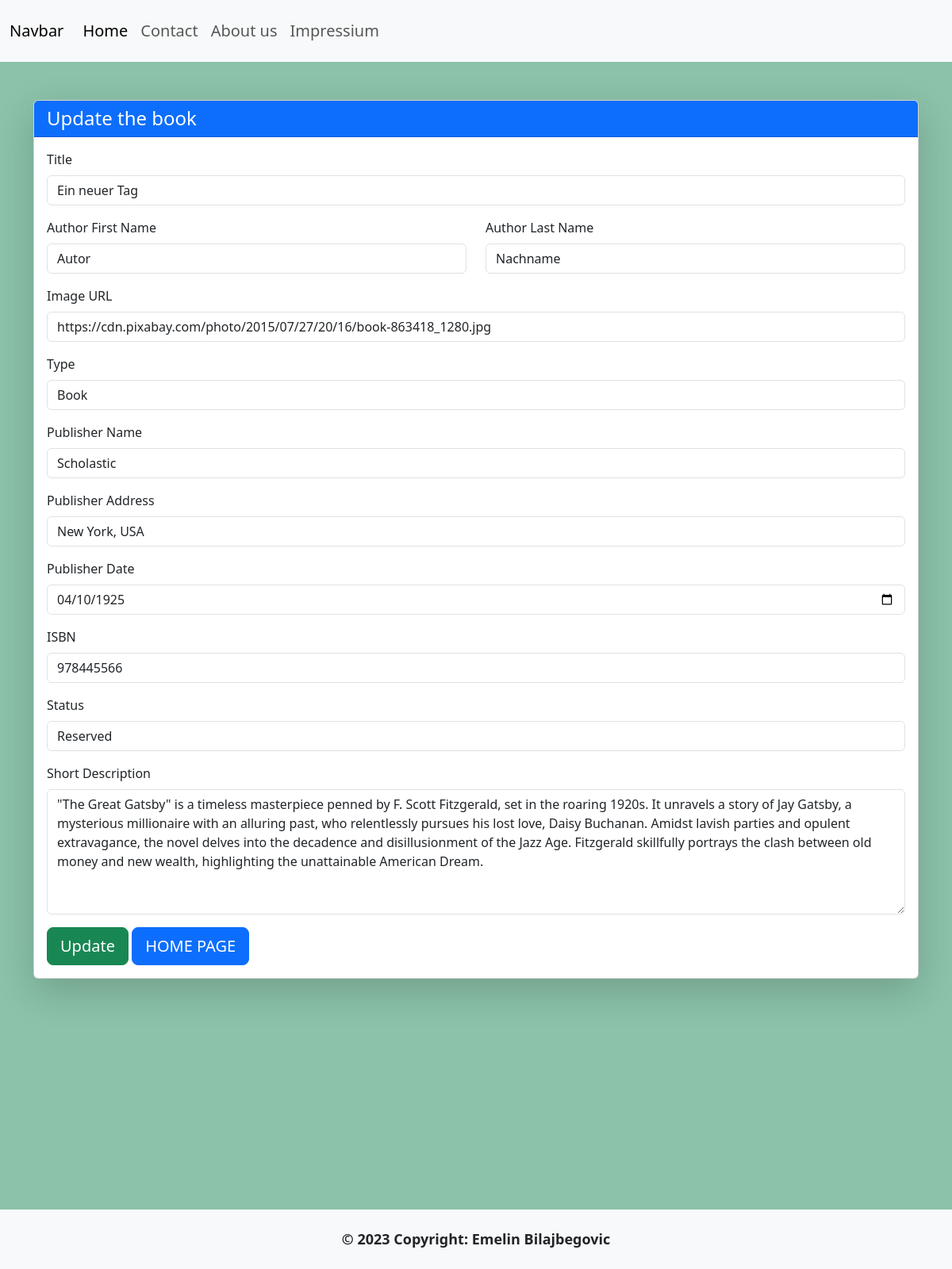
/update.php?id=2, run on an earlier commit of the app's database.
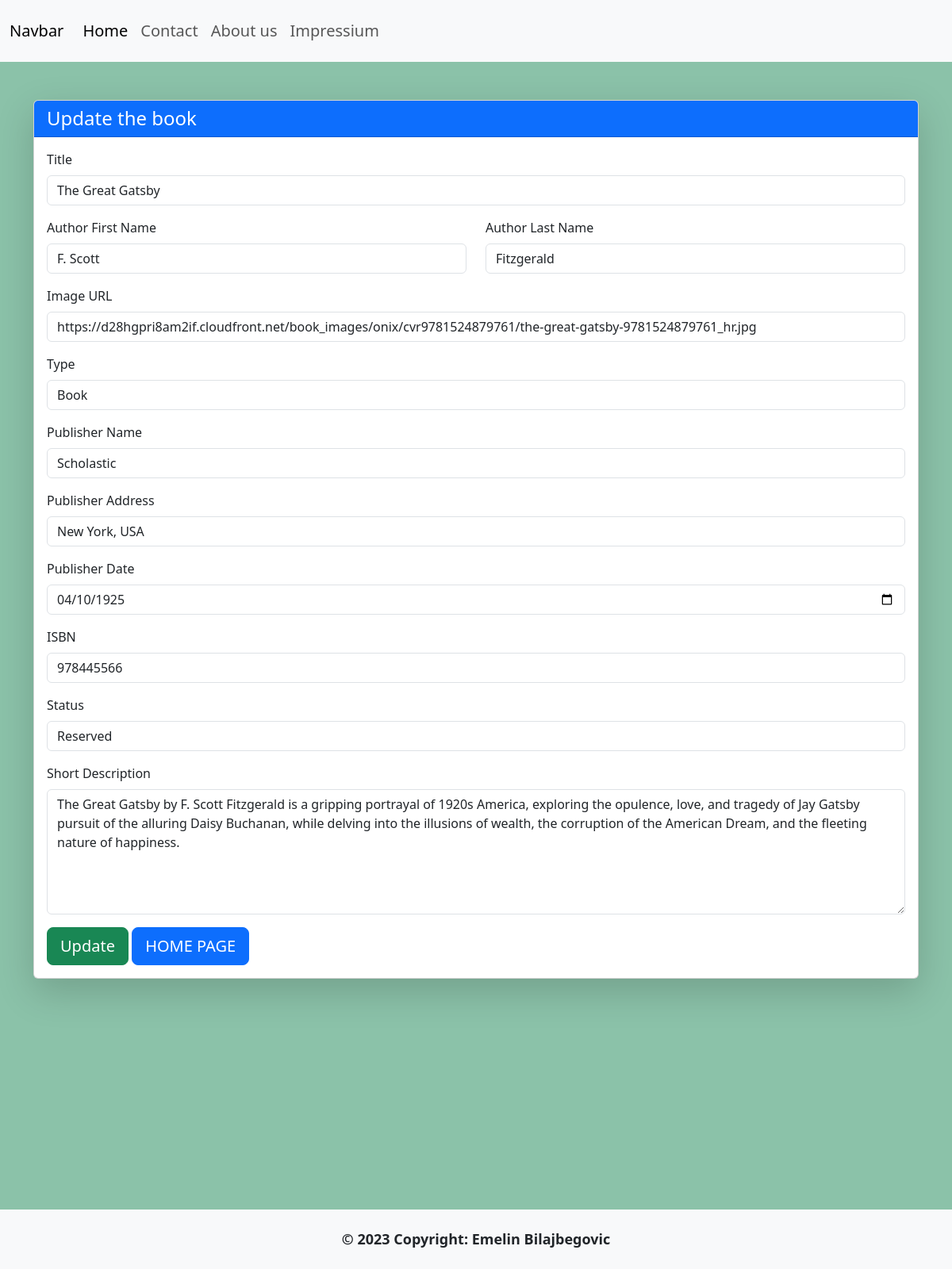
And on a later commit of the database.
### tables this page shows
CREATE TABLE `library` (
  `id` int(11) NOT NULL,
  `title` varchar(255) NOT NULL,
  `image` varchar(255) NOT NULL,
  `ISBN` int(15) NOT NULL,
  `short_description` varchar(700) DEFAULT NULL,
  `type` varchar(255) NOT NULL,
  `author_first_name` varchar(255) NOT NULL,
  `author_last_name` varchar(255) NOT NULL,
  `publisher_name` varchar(255) NOT NULL,
  `publisher_adress` varchar(255) NOT NULL,
  `publisher_date` date NOT NULL,
  `status` tinyint(1) NOT NULL
);

### update.php (the view, shortened to what this page needs)
<?php
require_once "db_connect.php";
$id = $_GET["id"];
$sql = "SELECT * FROM library WHERE id = $id ";
$result = mysqli_query($connect, $sql);
$row = mysqli_fetch_assoc($result);
?>
<!DOCTYPE html>
<html lang="en">
<head>
    <link href="https://cdn.jsdelivr.net/npm/bootstrap@5.3.0/dist/css/bootstrap.min.css" rel="stylesheet">
</head>
<body class="bg-success text-dark bg-opacity-50" style="height: 200vh">
    <nav class="navbar navbar-expand-lg bg-body-tertiary py-3">
        <div class="container-fluid">
            <a class="navbar-brand" href="#">Navbar</a>
            <div class="collapse navbar-collapse" id="navbarSupportedContent">
                <ul class="navbar-nav me-auto mb-2 mb-lg-0">
                    <li class="nav-item">
                        <a class="nav-link active" aria-current="page" href="index.php" style="font-size: 20px;">Home</a>
                    </li>
                    <li class="nav-item">
                        <a class="nav-link" href="https://codefactory.wien/en/contact-en/" style="font-size: 20px;" target="_blank">Contact</a>
                    </li>
                    <li class="nav-item">
                        <a class="nav-link" href="https://codefactory.wien/en/team-en/" style="font-size: 20px;" target="_blank">About us</a>
                    </li>
                    <li class="nav-item">
                        <a class="nav-link" href="https://codefactory.wien/en/home-en/" style="font-size: 20px;" target="_blank">Impressium</a>
                    </li>
                </ul>
            </div>
        </div>
    </nav>
    <div class="container mt-5">
        <div class="card shadow-lg">
            <div class="card-header bg-primary text-white">
                <h4 class="m-0">Update the book</h4>
            </div>
            <div class="card-body">
                <form method="post" enctype="multipart/form-data">
                    <div class="mb-3">
                        <label for="title" class="form-label">Title</label>
                        <input type="text" class="form-control" id="title" name="title" value="<?= $row["title"] ?>">
                    </div>
                    <div class="row mb-3">
                        <div class="col">
                            <label for="author_first_name" class="form-label">Author First Name</label>
                            <input type="text" class="form-control" id="author_first_name" name="author_first_name" value="<?= $row["author_first_name"] ?>">
                        </div>
                        <div class="col">
                            <label for="author_last_name" class="form-label">Author Last Name</label>
                            <input type="text" class="form-control" id="author_last_name" name="author_last_name" value="<?= $row["author_last_name"] ?>">
                        </div>
                    </div>
                    <div class="mb-3">
                        <label for="image" class="form-label">Image URL</label>
                        <input type="text" class="form-control" id="image" name="image" value="<?= $row["image"] ?>">
                    </div>
                    <div class="mb-3">
                        <label for="type" class="form-label">Type</label>
                        <input type="text" class="form-control" id="type" name="type" value="<?= $row["type"] ?>">
                    </div>
                    <div class="mb-3">
                        <label for="publisher_name" class="form-label">Publisher Name</label>
                        <input type="text" class="form-control" id="publisher_name" name="publisher_name" value="<?= $row["publisher_name"] ?>">
                    </div>
                    <div class="mb-3">
                        <label for="publisher_adress" class="form-label">Publisher Address</label>
                        <input type="text" class="form-control" id="publisher_adress" name="publisher_adress" value="<?= $row["publisher_adress"] ?>">
                    </div>
                    <div class="mb-3">
                        <label for="publisher_date" class="form-label">Publisher Date</label>
                        <input type="date" class="form-control" id="publisher_date" name="publisher_date" value="<?= $row["publisher_date"] ?>">
                    </div>
                    <div class="mb-3">
                        <label for="ISBN" class="form-label">ISBN</label>
                        <input type="text" class="form-control" id="ISBN" name="ISBN" value="<?= $row["ISBN"] ?>">
                    </div>
                    <div class="mb-3">
                        <label for="status" class="form-label">Status</label>
                        <select class="form-control" id="status" name="status" value="<?= $row["status"] ?>">
                            <option value="0">Reserved</option>
                        </select>
                    </div>
                    <div class="mb-3">
                        <label for="short_description" class="form-label">Short Description</label>
                        <textarea class="form-control" id="short_description" name="short_description" rows="6"><?= $row["short_description"] ?></textarea>
                    </div>
                    <button type="submit" name="update" class="btn btn-success btn-lg">Update</button>
                    <a href='index.php' class='btn btn-primary btn-lg' style='width: auto;'>HOME PAGE</a>
                </form>
            </div>
        </div>
    </div>
    <footer class="navbar navbar-expand-lg bg-body-tertiary fixed-bottom">
        <div class="container-fluid d-flex justify-content-center">
            <div class="text-center p-3" style="font-size: 18px;">
                <strong>© 2023 Copyright: Emelin Bilajbegovic</strong>
            </div>
        </div>
    </footer>
</body>
</html>

What changed in the data, as far as the page shows it:
changed library "Book": title "Ein neuer Tag" → "The Great Gatsby"; author_first_name "Autor" → "F. Scott"; author_last_name "Nachname" → "Fitzgerald"; image "https://cdn.pixabay.com/photo/2015/07/27/20/16/book-863418_1280.jpg" → "https://d28hgpri8am2if.cloudfront.net/book_images/onix/cvr9781524879761/the-great-gatsby-9781524879761_hr.jpg"; short_description "\"The Great Gatsby\" is a timeless masterpiece penned by F. Scott Fitzgerald, set in the roaring 1920s. It unravels a story of Jay Gatsby, a mysterious millionaire with an alluring past, who relentlessly pursues his lost love, Daisy Buchanan. Amidst lavish parties and opulent extravagance, the novel delves into the decadence and disillusionment of the Jazz Age. Fitzgerald skillfully portrays the clash between old money and new wealth, highlighting the unattainable American Dream." → "The Great Gatsby by F. Scott Fitzgerald is a gripping portrayal of 1920s America, exploring the opulence, love, and tragedy of Jay Gatsby pursuit of the alluring Daisy Buchanan, while delving into the illusions of wealth, the corruption of the American Dream, and the fleeting nature of happiness."
